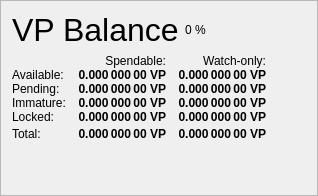
                   <widget class="QFrame" name="frame_Balances">
                    <property name="frameShape">
                     <enum>QFrame::StyledPanel</enum>
                    </property>
                    <property name="frameShadow">
                     <enum>QFrame::Raised</enum>
                    </property>
                    <layout class="QVBoxLayout" name="verticalLayout_4">
                     <item>
                      <layout class="QHBoxLayout" name="horizontalLayout_4">
                       <item>
                        <widget class="QLabel" name="label_5">
                         <property name="minimumSize">
                          <size>
                           <width>0</width>
                           <height>20</height>
                          </size>
                         </property>
                         <property name="font">
                          <font>
                           <pointsize>24</pointsize>
                           <weight>50</weight>
                           <bold>false</bold>
                          </font>
                         </property>
                         <property name="text">
                          <string>VP Balance</string>
                         </property>
                        </widget>
                       </item>
                       <item>
                        <widget class="QLabel" name="labelVPPercent">
                         <property name="text">
                          <string notr="true">0 %</string>
                         </property>
                        </widget>
                       </item>
                       <item>
                        <spacer name="horizontalSpacer_3">
                         <property name="orientation">
                          <enum>Qt::Horizontal</enum>
                         </property>
                         <property name="sizeHint" stdset="0">
                          <size>
                           <width>40</width>
                           <height>20</height>
                          </size>
                         </property>
                        </spacer>
                       </item>
                      </layout>
                     </item>
                     <item>
                      <layout class="QGridLayout" name="gridLayout">
                       <property name="horizontalSpacing">
                        <number>12</number>
                       </property>
                       <property name="verticalSpacing">
                        <number>0</number>
                       </property>
                       <item row="0" column="1">
                        <widget class="QLabel" name="labelSpendable">
                         <property name="text">
                          <string>Spendable:</string>
                         </property>
                         <property name="alignment">
                          <set>Qt::AlignRight|Qt::AlignTrailing|Qt::AlignVCenter</set>
                         </property>
                        </widget>
                       </item>
                       <item row="0" column="2">
                        <widget class="QLabel" name="labelWatchonly">
                         <property name="text">
                          <string>Watch-only:</string>
                         </property>
                         <property name="alignment">
                          <set>Qt::AlignRight|Qt::AlignTrailing|Qt::AlignVCenter</set>
                         </property>
                        </widget>
                       </item>
                       <item row="1" column="0">
                        <widget class="QLabel" name="labelBalanceText">
                         <property name="text">
                          <string>Available:</string>
                         </property>
                        </widget>
                       </item>
                       <item row="1" column="1">
                        <widget class="QLabel" name="labelBalance">
                         <property name="font">
                          <font>
                           <weight>75</weight>
                           <bold>true</bold>
                          </font>
                         </property>
                         <property name="cursor">
                          <cursorShape>IBeamCursor</cursorShape>
                         </property>
                         <property name="toolTip">
                          <string>Your current spendable balance</string>
                         </property>
                         <property name="text">
                          <string notr="true">0.000 000 00 VP</string>
                         </property>
                         <property name="alignment">
                          <set>Qt::AlignRight|Qt::AlignTrailing|Qt::AlignVCenter</set>
                         </property>
                         <property name="textInteractionFlags">
                          <set>Qt::LinksAccessibleByMouse|Qt::TextSelectableByKeyboard|Qt::TextSelectableByMouse</set>
                         </property>
                        </widget>
                       </item>
                       <item row="1" column="2">
                        <widget class="QLabel" name="labelWatchAvailable">
                         <property name="font">
                          <font>
                           <weight>75</weight>
                           <bold>true</bold>
                          </font>
                         </property>
                         <property name="cursor">
                          <cursorShape>IBeamCursor</cursorShape>
                         </property>
                         <property name="toolTip">
                          <string>Your current balance in watch-only addresses</string>
                         </property>
                         <property name="text">
                          <string notr="true">0.000 000 00 VP</string>
                         </property>
                         <property name="alignment">
                          <set>Qt::AlignRight|Qt::AlignTrailing|Qt::AlignVCenter</set>
                         </property>
                         <property name="textInteractionFlags">
                          <set>Qt::LinksAccessibleByMouse|Qt::TextSelectableByKeyboard|Qt::TextSelectableByMouse</set>
                         </property>
                        </widget>
                       </item>
                       <item row="2" column="0">
                        <widget class="QLabel" name="labelPendingText">
                         <property name="text">
                          <string>Pending:</string>
                         </property>
                        </widget>
                       </item>
                       <item row="2" column="1">
                        <widget class="QLabel" name="labelUnconfirmed">
                         <property name="font">
                          <font>
                           <weight>75</weight>
                           <bold>true</bold>
                          </font>
                         </property>
                         <property name="cursor">
                          <cursorShape>IBeamCursor</cursorShape>
                         </property>
                         <property name="toolTip">
                          <string>Total of transactions that have yet to be confirmed, and do not yet count toward the spendable balance</string>
                         </property>
                         <property name="text">
                          <string notr="true">0.000 000 00 VP</string>
                         </property>
                         <property name="alignment">
                          <set>Qt::AlignRight|Qt::AlignTrailing|Qt::AlignVCenter</set>
                         </property>
                         <property name="textInteractionFlags">
                          <set>Qt::LinksAccessibleByMouse|Qt::TextSelectableByKeyboard|Qt::TextSelectableByMouse</set>
                         </property>
                        </widget>
                       </item>
                       <item row="2" column="2">
                        <widget class="QLabel" name="labelWatchPending">
                         <property name="font">
                          <font>
                           <weight>75</weight>
                           <bold>true</bold>
                          </font>
                         </property>
                         <property name="cursor">
                          <cursorShape>IBeamCursor</cursorShape>
                         </property>
                         <property name="toolTip">
                          <string>Unconfirmed transactions to watch-only addresses</string>
                         </property>
                         <property name="text">
                          <string notr="true">0.000 000 00 VP</string>
                         </property>
                         <property name="alignment">
                          <set>Qt::AlignRight|Qt::AlignTrailing|Qt::AlignVCenter</set>
                         </property>
                         <property name="textInteractionFlags">
                          <set>Qt::LinksAccessibleByMouse|Qt::TextSelectableByKeyboard|Qt::TextSelectableByMouse</set>
                         </property>
                        </widget>
                       </item>
                       <item row="3" column="0">
                        <widget class="QLabel" name="labelImmatureText">
                         <property name="text">
                          <string>Immature:</string>
                         </property>
                        </widget>
                       </item>
                       <item row="3" column="1">
                        <widget class="QLabel" name="labelImmature">
                         <property name="font">
                          <font>
                           <weight>75</weight>
                           <bold>true</bold>
                          </font>
                         </property>
                         <property name="cursor">
                          <cursorShape>IBeamCursor</cursorShape>
                         </property>
                         <property name="toolTip">
                          <string>Staked or masternode rewards that has not yet matured</string>
                         </property>
                         <property name="text">
                          <string notr="true">0.000 000 00 VP</string>
                         </property>
                         <property name="alignment">
                          <set>Qt::AlignRight|Qt::AlignTrailing|Qt::AlignVCenter</set>
                         </property>
                         <property name="textInteractionFlags">
                          <set>Qt::LinksAccessibleByMouse|Qt::TextSelectableByKeyboard|Qt::TextSelectableByMouse</set>
                         </property>
                        </widget>
                       </item>
                       <item row="3" column="2">
                        <widget class="QLabel" name="labelWatchImmature">
                         <property name="font">
                          <font>
                           <weight>75</weight>
                           <bold>true</bold>
                          </font>
                         </property>
                         <property name="cursor">
                          <cursorShape>IBeamCursor</cursorShape>
                         </property>
                         <property name="toolTip">
                          <string>Staked or masternode rewards in watch-only addresses that has not yet matured</string>
                         </property>
                         <property name="text">
                          <string notr="true">0.000 000 00 VP</string>
                         </property>
                         <property name="alignment">
                          <set>Qt::AlignRight|Qt::AlignTrailing|Qt::AlignVCenter</set>
                         </property>
                         <property name="textInteractionFlags">
                          <set>Qt::LinksAccessibleByMouse|Qt::TextSelectableByKeyboard|Qt::TextSelectableByMouse</set>
                         </property>
                        </widget>
                       </item>
                       <item row="4" column="0">
                        <widget class="QLabel" name="labelLockedBalanceText">
                         <property name="toolTip">
                          <string>Locked VP or Masternode collaterals. These are excluded from zVP minting.</string>
                         </property>
                         <property name="text">
                          <string>Locked:</string>
                         </property>
                        </widget>
                       </item>
                       <item row="4" column="1">
                        <widget class="QLabel" name="labelLockedBalance">
                         <property name="font">
                          <font>
                           <weight>75</weight>
                           <bold>true</bold>
                          </font>
                         </property>
                         <property name="cursor">
                          <cursorShape>IBeamCursor</cursorShape>
                         </property>
                         <property name="toolTip">
                          <string>Locked VP or Masternode collaterals. These are excluded from zVP minting.</string>
                         </property>
                         <property name="text">
                          <string notr="true">0.000 000 00 VP</string>
                         </property>
                         <property name="alignment">
                          <set>Qt::AlignRight|Qt::AlignTrailing|Qt::AlignVCenter</set>
                         </property>
                         <property name="textInteractionFlags">
                          <set>Qt::LinksAccessibleByMouse|Qt::TextSelectableByKeyboard|Qt::TextSelectableByMouse</set>
                         </property>
                        </widget>
                       </item>
                       <item row="4" column="2">
                        <widget class="QLabel" name="labelWatchLocked">
                         <property name="font">
                          <font>
                           <weight>75</weight>
                           <bold>true</bold>
                          </font>
                         </property>
                         <property name="cursor">
                          <cursorShape>IBeamCursor</cursorShape>
                         </property>
                         <property name="toolTip">
                          <string>Current locked balance in watch-only addresses</string>
                         </property>
                         <property name="text">
                          <string notr="true">0.000 000 00 VP</string>
                         </property>
                         <property name="alignment">
                          <set>Qt::AlignRight|Qt::AlignTrailing|Qt::AlignVCenter</set>
                         </property>
                         <property name="textInteractionFlags">
                          <set>Qt::LinksAccessibleByMouse|Qt::TextSelectableByKeyboard|Qt::TextSelectableByMouse</set>
                         </property>
                        </widget>
                       </item>
                       <item row="5" column="0">
                        <widget class="QLabel" name="labelTotalText">
                         <property name="toolTip">
                          <string>Your current Vpub balance, unconfirmed and immature transactions included</string>
                         </property>
                         <property name="text">
                          <string>Total:</string>
                         </property>
                        </widget>
                       </item>
                       <item row="5" column="1">
                        <widget class="QLabel" name="labelTotal">
                         <property name="font">
                          <font>
                           <weight>75</weight>
                           <bold>true</bold>
                          </font>
                         </property>
                         <property name="cursor">
                          <cursorShape>IBeamCursor</cursorShape>
                         </property>
                         <property name="toolTip">
                          <string>Your current Vpub balance, unconfirmed and immature transactions included</string>
                         </property>
                         <property name="text">
                          <string notr="true">0.000 000 00 VP</string>
                         </property>
                         <property name="alignment">
                          <set>Qt::AlignRight|Qt::AlignTrailing|Qt::AlignVCenter</set>
                         </property>
                         <property name="textInteractionFlags">
                          <set>Qt::LinksAccessibleByMouse|Qt::TextSelectableByKeyboard|Qt::TextSelectableByMouse</set>
                         </property>
                        </widget>
                       </item>
                       <item row="5" column="2">
                        <widget class="QLabel" name="labelWatchTotal">
                         <property name="font">
                          <font>
                           <weight>75</weight>
                           <bold>true</bold>
                          </font>
                         </property>
                         <property name="cursor">
                          <cursorShape>IBeamCursor</cursorShape>
                         </property>
                         <property name="toolTip">
                          <string>Current total balance in watch-only addresses</string>
                         </property>
                         <property name="text">
                          <string notr="true">0.000 000 00 VP</string>
                         </property>
                         <property name="alignment">
                          <set>Qt::AlignRight|Qt::AlignTrailing|Qt::AlignVCenter</set>
                         </property>
                         <property name="textInteractionFlags">
                          <set>Qt::LinksAccessibleByMouse|Qt::TextSelectableByKeyboard|Qt::TextSelectableByMouse</set>
                         </property>
                        </widget>
                       </item>
                       <item row="5" column="3">
                        <spacer name="horizontalSpacer_9">
                         <property name="orientation">
                          <enum>Qt::Horizontal</enum>
                         </property>
                         <property name="sizeHint" stdset="0">
                          <size>
                           <width>40</width>
                           <height>20</height>
                          </size>
                         </property>
                        </spacer>
                       </item>
                      </layout>
                     </item>
                     <item>
                      <spacer name="verticalSpacer_3">
                       <property name="orientation">
                        <enum>Qt::Vertical</enum>
                       </property>
                       <property name="sizeHint" stdset="0">
                        <size>
                         <width>20</width>
                         <height>40</height>
                        </size>
                       </property>
                      </spacer>
                     </item>
                    </layout>
                   </widget>
